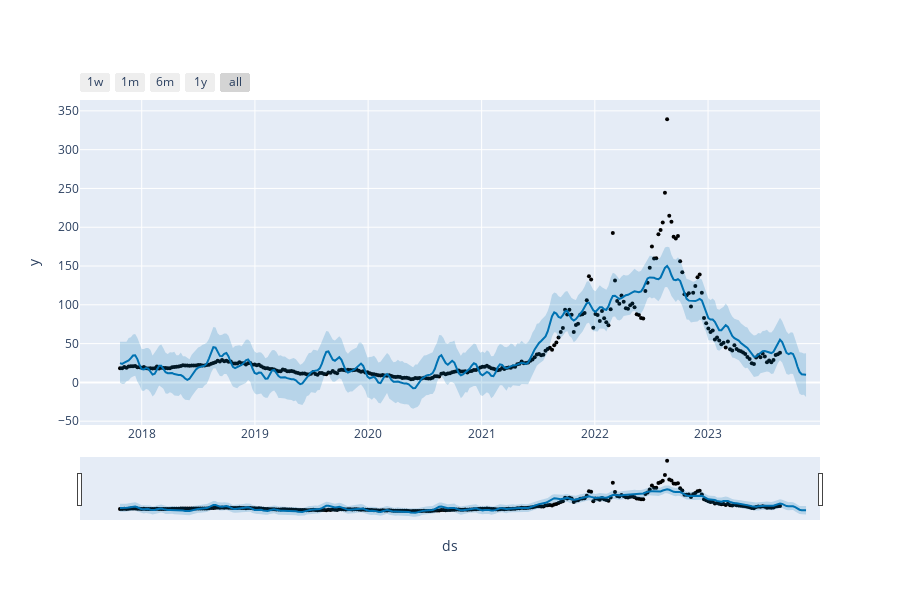

Write notebook code for a chart like this one.
### Code cell
from prophet.plot import plot_plotly, plot_components_plotly

plot_plotly(forecaster.model, forecast)

### Figure 1 — Plotly figure (JSON) as saved in the notebook; plotly's stock layout.template omitted (floating-point values rounded to 4 significant figures; data arrays with more than 128 entries replaced by an {"elided": "..."} marker saying what was removed)
{"data": [{"marker": {"color": "black", "size": 4}, "mode": "markers", "name": "Actual", "type": "scatter", "x": {"elided": "305 str values"}, "y": {"elided": "305 float values"}}, {"hoverinfo": "skip", "line": {"width": 0}, "mode": "lines", "type": "scatter", "x": {"elided": "317 str values"}, "y": {"elided": "317 float values"}}, {"fill": "tonexty", "fillcolor": "rgba(0, 114, 178, 0.2)", "line": {"color": "#0072B2", "width": 2}, "mode": "lines", "name": "Predicted", "type": "scatter", "x": {"elided": "317 str values"}, "y": {"elided": "317 float values"}}, {"fill": "tonexty", "fillcolor": "rgba(0, 114, 178, 0.2)", "hoverinfo": "skip", "line": {"width": 0}, "mode": "lines", "type": "scatter", "x": {"elided": "317 str values"}, "y": {"elided": "317 float values"}}], "layout": {"height": 600, "showlegend": false, "width": 900, "xaxis": {"rangeselector": {"buttons": [{"count": 7, "label": "1w", "step": "day", "stepmode": "backward"}, {"count": 1, "label": "1m", "step": "month", "stepmode": "backward"}, {"count": 6, "label": "6m", "step": "month", "stepmode": "backward"}, {"count": 1, "label": "1y", "step": "year", "stepmode": "backward"}, {"step": "all"}]}, "rangeslider": {"visible": true}, "title": {"text": "ds"}, "type": "date"}, "yaxis": {"title": {"text": "y"}}}}
